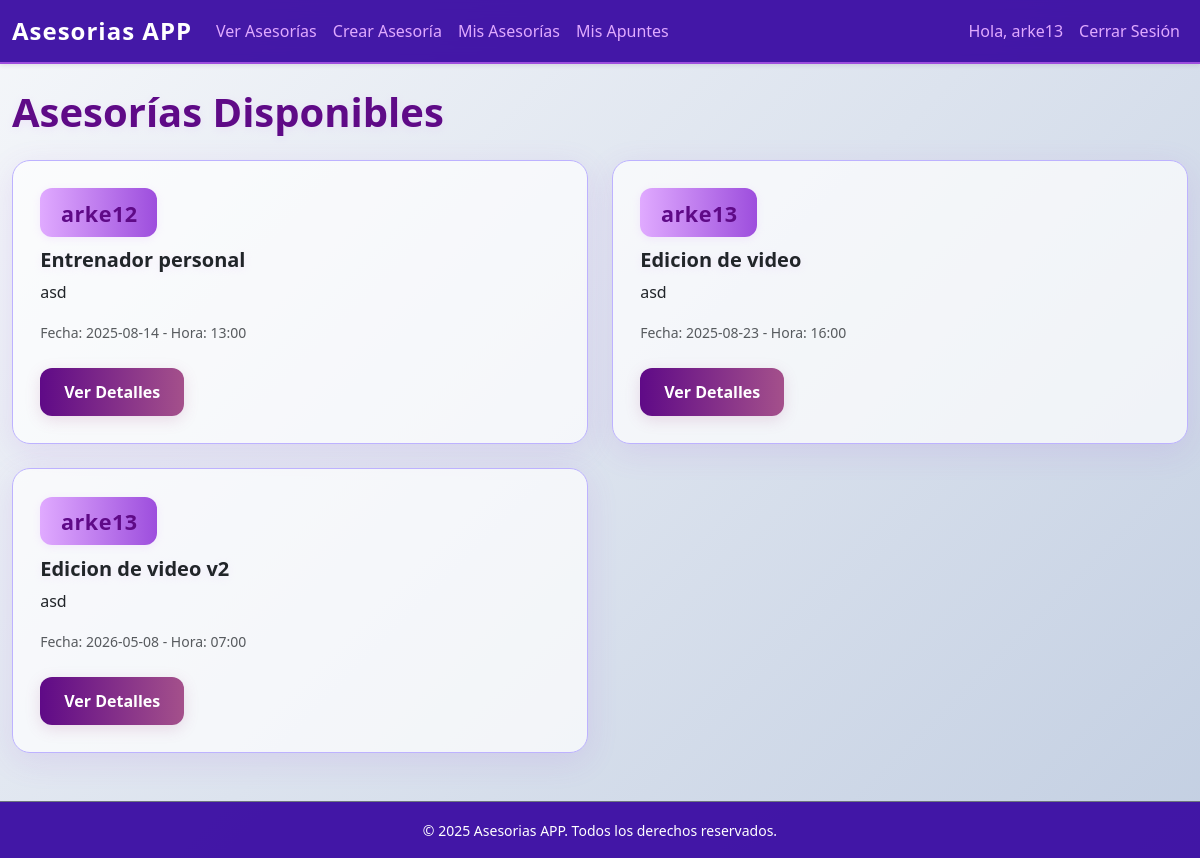
Page /asesorias (signed in) on the committed database.
### tables this page shows
CREATE TABLE asesorias (
        id INTEGER PRIMARY KEY AUTOINCREMENT,
        user_id INTEGER NOT NULL,
        titulo TEXT NOT NULL,
        descripcion TEXT NOT NULL,
        dia TEXT NOT NULL,
        hora TEXT NOT NULL,
        FOREIGN KEY (user_id) REFERENCES usuarios(id)
    );

CREATE TABLE usuarios (
        id INTEGER PRIMARY KEY AUTOINCREMENT,
        nombre TEXT NOT NULL,
        username TEXT UNIQUE NOT NULL,
        email TEXT UNIQUE NOT NULL,
        password TEXT NOT NULL,
        dni TEXT UNIQUE NOT NULL
    );

### app.py (the view)
@app.route('/asesorias')
def asesorias():
    from datetime import datetime
    conn = get_db_connection()
    asesorias_disponibles = conn.execute('''
        SELECT a.id, a.titulo, a.descripcion, a.dia, a.hora, u.username as creador
        FROM asesorias a
        JOIN usuarios u ON a.user_id = u.id
        ORDER BY a.dia ASC, a.hora ASC
    ''').fetchall()
    conn.close()
    asesorias_futuras = []
    now = datetime.now()
    for asesoria in asesorias_disponibles:
        fecha_hora_str = f"{asesoria['dia']} {asesoria['hora']}"
        try:
            fecha_hora = datetime.strptime(fecha_hora_str, '%Y-%m-%d %H:%M')
            if fecha_hora > now:
                asesorias_futuras.append(asesoria)
        except Exception:
            continue
    return render_template('asesorias.html', asesorias=asesorias_futuras)

### app.py (called while the page is built)
def get_db_connection():
    conn = sqlite3.connect('database.db', detect_types=sqlite3.PARSE_DECLTYPES | sqlite3.PARSE_COLNAMES)
    conn.row_factory = sqlite3.Row
    return conn

### templates/asesorias.html (shortened to what this page needs)
{% extends 'base.html' %}
{% block content %}
    <h1 class="mb-4">Asesorías Disponibles</h1>
    {% if asesorias %}
        <div class="row">
            {% for asesoria in asesorias %}
                <div class="col-md-6 mb-4">
                    <div class="card h-100">
                        <div class="card-body">
                            <div class="asesor-autor">
                                {{ asesoria.creador }}
                            </div>
                            <h5 class="card-title">{{ asesoria.titulo }}</h5>
                            <p class="card-text">{{ asesoria.descripcion }}</p>
                            <p class="card-text"><small class="text-muted">Fecha: {{ asesoria.dia }} - Hora: {{ asesoria.hora }}</small></p>
                            <a href="{{ url_for('asesoria_detalle', asesoria_id=asesoria.id) }}" class="btn btn-primary mt-2">Ver Detalles</a>
                        </div>
                    </div>
                </div>
            {% endfor %}
        </div>
    {% else %}
        <p class="lead">No hay asesorías disponibles en este momento.</p>
    {% endif %}
{% endblock %}

### static/css/style.css (style rules this page uses)
body { background: linear-gradient(135deg, #f5f7fa 0%, #c3cfe2 100%); color: #22223b; min-height: 100vh; font-family: 'Segoe UI', Tahoma, Geneva, Verdana, sans-serif; }
.card { background: rgba(255, 255, 255, 0.7); border: 1px solid #bdb2ff; border-radius: 18px; box-shadow: 0 8px 32px rgba(157, 78, 221, 0.12); transition: all 0.3s ease; }
.card-body { padding: 1.7rem; }
.btn { border-radius: 12px; font-weight: 600; padding: 0.75rem 1.5rem; transition: all 0.3s ease; }
.btn-primary { background: linear-gradient(90deg, #5f0a87 0%, #a4508b 100%); border: none; color: #fff; box-shadow: 0 4px 15px rgba(164, 80, 139, 0.18); }
h1, h2, h3, h4, h5, h6 { color: #5f0a87; font-weight: 700; text-shadow: 0 2px 8px #e0aaff33; }
a { color: #5f0a87; text-decoration: none; transition: all 0.3s ease; }
.asesor-autor { display: inline-block; font-size: 1.35rem; font-weight: 700; color: #5f0a87; background: linear-gradient(90deg,#e0aaff,#9d4edd); border-radius: 12px; padding: 0.4rem 1.2rem 0.4rem 0.8rem; margin-bottom: 0.7rem; box-shadow: 0 2px 8px #e0aaff33; letter-spacing: 0.5px; }

### rows in the picture
asesorias: creador "arke12", titulo "Entrenador personal", descripcion "asd", dia "2025-08-14", hora "13:00"
asesorias: creador "arke13", titulo "Edicion de video", descripcion "asd", dia "2025-08-23", hora "16:00"
asesorias: creador "arke13", titulo "Edicion de video v2", descripcion "asd", dia "2026-05-08", hora "07:00"

### other values in the picture
{{ session['username'] }} "arke13"
